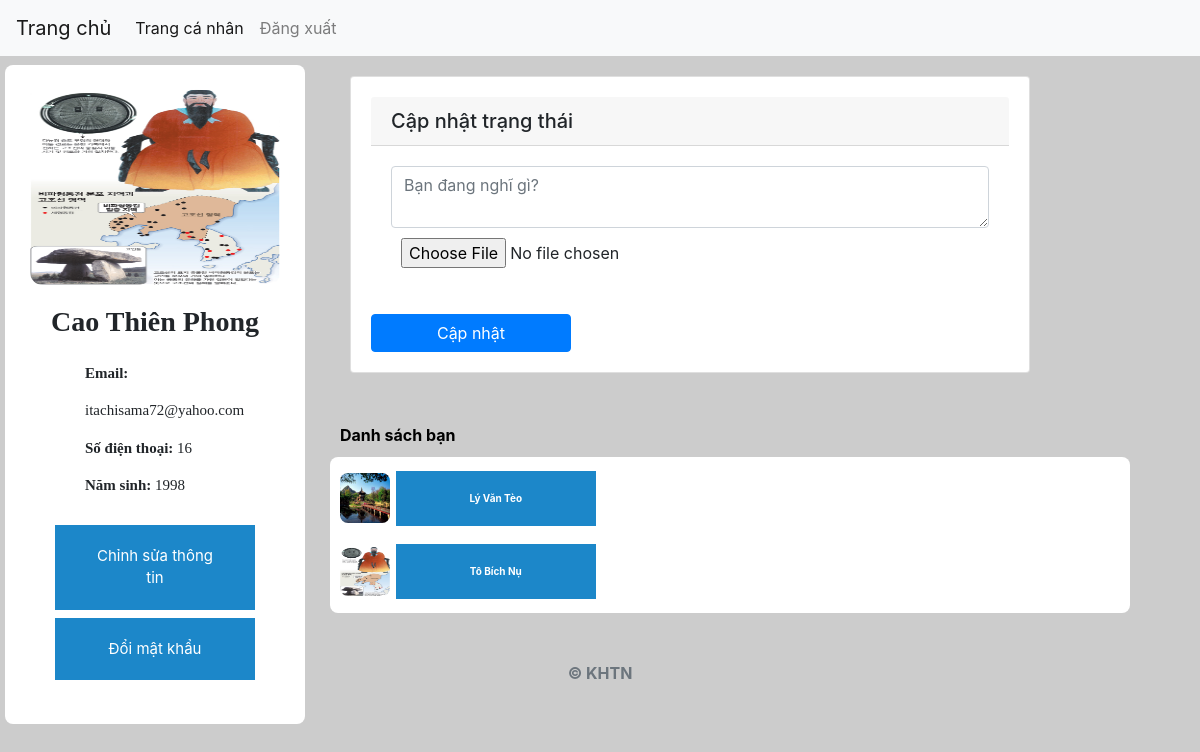
Page /profile.php (signed in) on the committed database.
### tables this page shows
CREATE TABLE `users` (
  `id` int(11) NOT NULL,
  `displayName` varchar(255) NOT NULL,
  `email` varchar(255) NOT NULL,
  `password` varchar(255) NOT NULL,
  `sdt` int(11) NOT NULL,
  `namsinh` year(4) NOT NULL,
  `image` varchar(1024) NOT NULL
);

### functions.php (called while the page is built, shortened)
<?php
function findUserById($id){
    global $db;
    $stmt=$db->prepare("SELECT * FROM users WHERE id=?");
    $stmt->execute(array($id));
    return $stmt->fetch(PDO::FETCH_ASSOC);
}
?>

### init.php (called while the page is built, shortened)
<?php
require_once('functions.php');
if(isset($_SESSION['userId'])){
    $currentUser=findUserById($_SESSION['userId']);
}
?>

### profile.php (the view, shortened to what this page needs)
<?php
  require_once 'init.php';
?>
                                <?php
                                global $db;
                                $stm=$db->prepare("SELECT s.displayName, s.image FROM friends f, users s WHERE f.user2id = s.id AND f.user1id = ?");
                                $stm->execute(array($currentUser['id']));
                                $stm->setFetchMode(PDO::FETCH_ASSOC);
                                ?>
<?php include 'header.php'?>
<head>
</head>
<?php include 'profileCard.php'?>
<body>
<div style='margin: 0px 0px 0px 330px; list-style: none;width: 800px;'>
    <div class="row">
        <div class="col-md-8" >
            <li style="margin: 20px;">
                <div class="card" action="profile.php" method="POST" enctype="multipart/form-data" style="padding: 20px; width: 680px">
                        <h5 class="card-header">Cập nhật trạng thái</h5>
                        <div class="card-body">
                            <form  action="index.php" method="POST" enctype="multipart/form-data">
                                <div class="form-group">
                                    <textarea type="input" id="contents" name="contents" class="form-control" placeholder="Bạn đang nghĩ gì?"
                                        aria-label="With textarea"></textarea>
                                        <input style="padding: 10px;" type="file" class="form-control-file" id="file" name="file"> </div>
                                </div>
                                <button style="width: 200px;" type="submit" name="btn-capnhat" class="btn btn-primary float-right">Cập nhật</button>
                        </div>
                    </div>
                </div>
            <li style="margin: 20px;">
                <div class="FriendList-Out" style="margin-top: 20px;">
                    <li style="padding: 10px; list-style: none; text-align: left; color: Black;"><Strong style="float: top" >Danh sách bạn</a></li>
                    <div class="FriendList">
                    <?php while ($row = $stm->fetch()): ?>
                    <li style="padding: 5px; list-style: none; ">
                        <?php echo"<img src='".$row['image']."' class='image-cropper' alt='...'>"; ?>
                        <a class="button" href="#" style="font-size: 10px;"> <?php echo $row? $row['displayName']:''?> </a>
                    </li>
                    <?php endwhile; ?>
                </div>
            </li>
        </div>
</body>
    <?php include 'footer.php'; ?>

### profileCard.php (shortened to what this page needs)
<?php
  require_once 'init.php';
?>
<head>
</head>
<body>
<div class="profileBars">
                <?php if ($currentUser['image'] == ""){
                        echo"<img class='images' src='https://1660485trinhphuquy.000webhostapp.com/1.png' class='card-img-top' alt='...'>";
                        }else
                        {
                            echo"<img class='images' width='250' height='200' src='".$currentUser['image']."' class='card-img-top' alt='...'>";
                        }
                ?>
                <div class="card-body text-center">
                    <h3 style="font-family: Verdana;" class="card-title">
                        <strong><?php echo $currentUser? $currentUser['displayName']:''?></strong>
                    </h3>
                    <p class="ListS">
                        <ul class="ListS">
                            <li><strong>Email:</strong>
                                <?php echo $currentUser? $currentUser['email']:''?>
                            </li>
                            <li><strong>Số điện thoại:</strong>
                                <?php echo $currentUser? $currentUser['sdt']:''?>
                            <li><strong>Năm sinh:</strong>
                                <?php echo $currentUser? $currentUser['namsinh']:''?>
                        </ul>
                    </p>
                    <a class="button" href="edit-profile.php" class="btn btn-primary" style="widht:200">Chỉnh sửa thông tin</a>
                    <a class="button" href="change-password.php" class="btn btn-primary mt-2" style="wight:18rem">Đổi mật khẩu</a>
                </div>
</div>

### docs/css/signing.css (style rules this page uses)
html, body { height: 100%; }
body { background-color: #f5f5f5; }

### header.php (style rules this page uses)
form:before { content: ''; height: 100%; left: 0; position: absolute; top: 0; width: 100%; background-color: rgba(0, 0, 0, 0.3); z-index: -1; border-radius: 20px; }

### profile.php (style rules this page uses)
.image-cropper { width: 50px; height: 50px; border-radius: 0.5rem; }
.FriendList { background-color: white; border-radius: 0.5rem; padding: 5px; overflow: scroll; overflow-x: hidden }
.FriendList-Out { background-color: #00CC99; border-radius: 0.5rem; margin: 5px; }
.button { background-color: #1c87c9; border: none; color: white; width: 200px; padding: 20px 34px; text-align: center; text-decoration: none; display: inline-block; font-size: 15px; margin: 4px 2px; cursor: pointer; }

### profileCard.php (style rules this page uses)
.profileBars { left: 5px; position: absolute; top: 65px; height: auto; width: 300px; background-color: white; border-radius: 0.5rem; padding: 20px; text-align: center; }
.FriendList-Out { background-color: #00CC99; border-radius: 0.5rem; margin: 5px; }
.images { border-radius: 0.8rem; }
.ListS { font-family: "Verdana"; list-style: none; text-align: left; font-size: 15px; line-height: 2.5; }
.button { background-color: #1c87c9; border: none; color: white; padding: 20px 34px; text-align: center; text-decoration: none; display: inline-block; font-size: 15px; margin: 4px 2px; cursor: pointer; }

### rows in the picture
users: image (picture), displayName "Cao Thiên Phong", email "itachisama72@yahoo.com", sdt "16", namsinh "1998"
users: image (picture), displayName "Lý Văn Tèo"
users: image (picture), displayName "Tô Bích Nụ"
